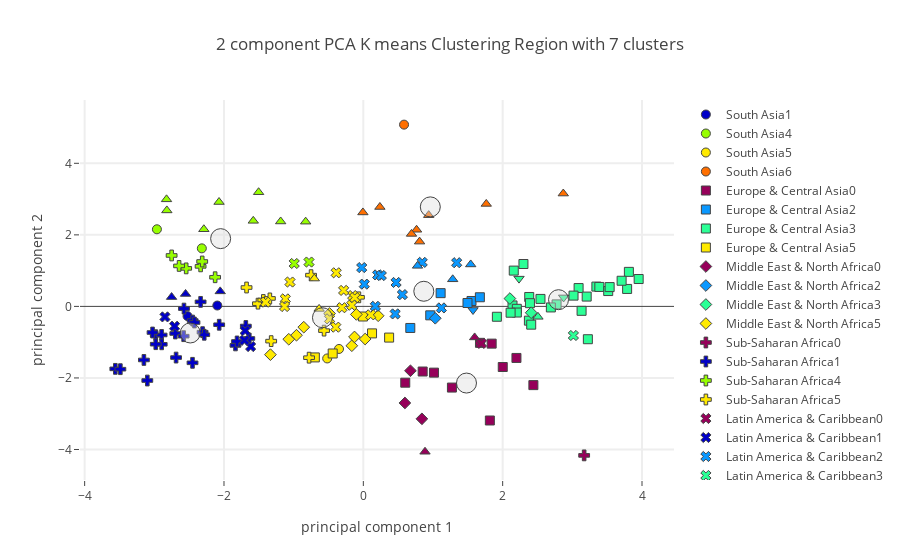

Write notebook code for a chart like this one.
### Code cell
# Plot using plotly on Region level.

plot_plotly(protein_group_merged_df,"Region",region_centers,7,"Protein Foods",'')

### Figure 1 — Plotly figure (JSON) as saved in the notebook; plotly's stock layout.template omitted (floating-point values rounded to 4 significant figures)
{"data": [{"marker": {"color": "rgb(150,0,90)", "line": {"width": 1}, "size": 9, "symbol": 0}, "mode": "markers", "name": "South Asia0", "text": [], "type": "scatter", "uid": "96bc038e-c33d-4f2e-ac4e-05754c23558b", "x": [], "y": []}, {"marker": {"color": "rgb(0,0,200)", "line": {"width": 1}, "size": 9, "symbol": 0}, "mode": "markers", "name": "South Asia1", "text": ["India", "Nepal"], "type": "scatter", "uid": "7eea4892-9c71-4db5-bd52-85819f3d4afe", "x": [-2.096, -2.523], "y": [0.02439, -0.2714]}, {"marker": {"color": "rgb(10,152,255)", "line": {"width": 1}, "size": 9, "symbol": 0}, "mode": "markers", "name": "South Asia2", "text": [], "type": "scatter", "uid": "6d50ef4d-643c-41f8-9957-8e188c13df36", "x": [], "y": []}, {"marker": {"color": "rgb(44,255,150)", "line": {"width": 1}, "size": 9, "symbol": 0}, "mode": "markers", "name": "South Asia3", "text": [], "type": "scatter", "uid": "16f16cdf-364d-4131-a9ea-721e8899b3b2", "x": [], "y": []}, {"marker": {"color": "rgb(151,255,0)", "line": {"width": 1}, "size": 9, "symbol": 0}, "mode": "markers", "name": "South Asia4", "text": ["Bangladesh", "Sri Lanka"], "type": "scatter", "uid": "9f9fcf44-bc95-486b-981c-78157ecaa7c9", "x": [-2.963, -2.318], "y": [2.156, 1.623]}, {"marker": {"color": "rgb(255,234,0)", "line": {"width": 1}, "size": 9, "symbol": 0}, "mode": "markers", "name": "South Asia5", "text": ["Afghanistan", "Pakistan"], "type": "scatter", "uid": "8ca767de-0196-4f43-9dd8-7e5216343e8d", "x": [-0.5187, -0.3491], "y": [-1.455, -1.19]}, {"marker": {"color": "rgb(255,111,0)", "line": {"width": 1}, "size": 9, "symbol": 0}, "mode": "markers", "name": "South Asia6", "text": ["Maldives"], "type": "scatter", "uid": "764bb75b-47d4-4641-bc2f-c56b693cf75d", "x": [0.5844], "y": [5.082]}, {"marker": {"color": "rgb(150,0,90)", "line": {"width": 1}, "size": 9, "symbol": 1}, "mode": "markers", "name": "Europe & Central Asia0", "text": ["Albania", "Armenia", "Azerbaijan", "Greece", "Kazakhstan", "Kyrgyzstan", "Romania", "Turkey", "Turkmenistan", "Uzbekistan"], "type": "scatter", "uid": "921669b8-ec9f-4342-9602-d6324cbeec97", "x": [2.441, 1.674, 1.272, 2.198, 2.001, 0.6016, 1.842, 0.8515, 1.816, 1.014], "y": [-2.2, -1.018, -2.269, -1.441, -1.694, -2.133, -1.041, -1.821, -3.189, -1.852]}, {"marker": {"color": "rgb(0,0,200)", "line": {"width": 1}, "size": 9, "symbol": 1}, "mode": "markers", "name": "Europe & Central Asia1", "text": [], "type": "scatter", "uid": "5b9c2c75-8cd2-4947-b4c0-13da8bf47d1a", "x": [], "y": []}, {"marker": {"color": "rgb(10,152,255)", "line": {"width": 1}, "size": 9, "symbol": 1}, "mode": "markers", "name": "Europe & Central Asia2", "text": ["Bulgaria", "Croatia", "Cyprus", "Hungary", "Serbia", "Slovakia"], "type": "scatter", "uid": "cd3d316b-08b2-4994-bc29-830e283d5815", "x": [0.9604, 1.553, 1.11, 1.673, 0.6741, 1.495], "y": [-0.2496, 0.1516, 0.3705, 0.2556, -0.6027, 0.09486]}, {"marker": {"color": "rgb(44,255,150)", "line": {"width": 1}, "size": 9, "symbol": 1}, "mode": "markers", "name": "Europe & Central Asia3", "text": ["Austria", "Belarus", "Belgium", "Czechia", "Denmark", "Estonia", "Finland", "France", "Germany", "Iceland", "Ireland", "Italy", "Latvia", "Lithuania", "Luxembourg", "Montenegro", "Netherlands", "Norway", "Poland", "Portugal", "Russian Federation", "Slovenia", "Spain", "Sweden", "Switzerland", "Ukraine", "United Kingdom"], "type": "scatter", "uid": "847b34bf-122c-4ade-927b-233a05e34a60", "x": [3.345, 3.952, 2.141, 2.381, 3.387, 3.223, 3.786, 2.774, 3.09, 3.017, 2.377, 2.392, 3.133, 3.812, 3.206, 2.41, 3.515, 2.543, 3.707, 2.159, 2.692, 1.917, 2.298, 3.536, 2.203, 2.203, 2.114], "y": [0.554, 0.7652, 0.027, 0.2632, 0.5441, -0.9178, 0.4882, 0.05658, 0.5125, 0.3014, -0.3982, 0.09001, -0.1242, 0.9653, 0.2745, -0.5105, 0.4291, 0.2094, 0.7168, 1.001, -0.02923, -0.2896, 1.185, 0.5399, -0.0672, -0.1715, -0.1765]}, {"marker": {"color": "rgb(151,255,0)", "line": {"width": 1}, "size": 9, "symbol": 1}, "mode": "markers", "name": "Europe & Central Asia4", "text": [], "type": "scatter", "uid": "8162b081-c9d2-400c-8d4d-63f5e2ac9937", "x": [], "y": []}, {"marker": {"color": "rgb(255,234,0)", "line": {"width": 1}, "size": 9, "symbol": 1}, "mode": "markers", "name": "Europe & Central Asia5", "text": ["Bosnia and Herzegovina", "Georgia", "Republic of Moldova", "Tajikistan", "North Macedonia"], "type": "scatter", "uid": "a384befb-0841-4835-a257-b9a812a5716d", "x": [-0.4398, 0.3701, -0.005578, -0.6961, 0.1249], "y": [-1.316, -0.8717, -0.2823, -1.426, -0.7541]}, {"marker": {"color": "rgb(255,111,0)", "line": {"width": 1}, "size": 9, "symbol": 1}, "mode": "markers", "name": "Europe & Central Asia6", "text": [], "type": "scatter", "uid": "f495ee3c-19b5-4e78-b01d-c749ff26e9e2", "x": [], "y": []}, {"marker": {"color": "rgb(150,0,90)", "line": {"width": 1}, "size": 9, "symbol": 2}, "mode": "markers", "name": "Middle East & North Africa0", "text": ["Algeria", "Morocco", "Tunisia"], "type": "scatter", "uid": "01187862-51e8-4968-aba5-713f35bb1952", "x": [0.5966, 0.8407, 0.6763], "y": [-2.699, -3.143, -1.799]}, {"marker": {"color": "rgb(0,0,200)", "line": {"width": 1}, "size": 9, "symbol": 2}, "mode": "markers", "name": "Middle East & North Africa1", "text": [], "type": "scatter", "uid": "80674872-c815-4fa0-a229-e152509ab4f6", "x": [], "y": []}, {"marker": {"color": "rgb(10,152,255)", "line": {"width": 1}, "size": 9, "symbol": 2}, "mode": "markers", "name": "Middle East & North Africa2", "text": ["Kuwait"], "type": "scatter", "uid": "fe03a9a1-bdf5-41b1-a4e7-f1e55f23c71a", "x": [1.033], "y": [-0.3314]}, {"marker": {"color": "rgb(44,255,150)", "line": {"width": 1}, "size": 9, "symbol": 2}, "mode": "markers", "name": "Middle East & North Africa3", "text": ["Israel", "Malta"], "type": "scatter", "uid": "8b4862ac-78ed-4b45-af7b-ee2d1a9e60a9", "x": [2.409, 2.104], "y": [-0.1767, 0.2191]}, {"marker": {"color": "rgb(151,255,0)", "line": {"width": 1}, "size": 9, "symbol": 2}, "mode": "markers", "name": "Middle East & North Africa4", "text": [], "type": "scatter", "uid": "60d9c0b0-5be2-4c54-8084-14ec7faf7328", "x": [], "y": []}, {"marker": {"color": "rgb(255,234,0)", "line": {"width": 1}, "size": 9, "symbol": 2}, "mode": "markers", "name": "Middle East & North Africa5", "text": ["Djibouti", "Egypt", "Iran (Islamic Republic of)", "Iraq", "Jordan", "Lebanon", "Oman", "Saudi Arabia", "United Arab Emirates", "Yemen"], "type": "scatter", "uid": "d4f2850e-f4af-46ac-8255-d57b7e742338", "x": [-1.333, -0.9592, -0.1651, -0.4844, 0.0263, -0.1268, 0.2132, -0.1002, -0.8549, -1.07], "y": [-1.349, -0.8056, -1.099, -0.1994, -0.9124, -0.8537, -0.2613, -0.2242, -0.5811, -0.9182]}, {"marker": {"color": "rgb(255,111,0)", "line": {"width": 1}, "size": 9, "symbol": 2}, "mode": "markers", "name": "Middle East & North Africa6", "text": [], "type": "scatter", "uid": "dcba884e-c1fa-4765-80dc-24a695420b99", "x": [], "y": []}, {"marker": {"color": "rgb(150,0,90)", "line": {"width": 1}, "size": 9, "symbol": 3}, "mode": "markers", "name": "Sub-Saharan Africa0", "text": ["Sudan"], "type": "scatter", "uid": "35274244-e67e-46c9-99b9-77b3ff83b1ca", "x": [3.17], "y": [-4.165]}, {"marker": {"color": "rgb(0,0,200)", "line": {"width": 1}, "size": 9, "symbol": 3}, "mode": "markers", "name": "Sub-Saharan Africa1", "text": ["Angola", "Benin", "Burkina Faso", "Cameroon", "Central African Republic", "Chad", "CÃƒÂ´te d'Ivoire", "Ethiopia", "Ghana", "Kenya", "Lesotho", "Malawi", "Mali", "Mozambique", "Namibia", "Niger", "Nigeria", "Rwanda", "Eswatini", "Togo", "Uganda", "United Republic of Tanzania", "Zambia", "Zimbabwe"], "type": "scatter", "uid": "00097142-4fe5-4bf1-896d-5d105a5719d1", "x": [-1.687, -2.574, -2.699, -2.979, -1.835, -2.069, -2.336, -2.688, -2.45, -2.452, -3.101, -3.56, -2.307, -2.895, -1.637, -3.15, -2.424, -3.487, -1.813, -3.025, -2.894, -2.979, -2.579, -2.284], "y": [-0.5484, -0.06102, -0.7571, -0.8051, -1.09, -0.5123, 0.1268, -1.43, -0.3964, -1.577, -2.072, -1.746, -0.72, -0.7983, -0.8966, -1.497, -0.4495, -1.755, -0.9804, -0.7302, -1.059, -1.056, -0.8321, -0.7922]}, {"marker": {"color": "rgb(10,152,255)", "line": {"width": 1}, "size": 9, "symbol": 3}, "mode": "markers", "name": "Sub-Saharan Africa2", "text": [], "type": "scatter", "uid": "5e9adb57-4ee8-4d8d-a701-0dcf9828ade8", "x": [], "y": []}, {"marker": {"color": "rgb(44,255,150)", "line": {"width": 1}, "size": 9, "symbol": 3}, "mode": "markers", "name": "Sub-Saharan Africa3", "text": [], "type": "scatter", "uid": "158122e1-dbc2-4211-872e-1a0bf750b7b0", "x": [], "y": []}, {"marker": {"color": "rgb(151,255,0)", "line": {"width": 1}, "size": 9, "symbol": 3}, "mode": "markers", "name": "Sub-Saharan Africa4", "text": ["Guinea", "Guinea-Bissau", "Liberia", "Madagascar", "Senegal", "Sierra Leone"], "type": "scatter", "uid": "986da7ff-f9c0-4403-8be1-ebfbbb300931", "x": [-2.543, -2.336, -2.313, -2.645, -2.127, -2.752], "y": [1.063, 1.119, 1.255, 1.132, 0.8148, 1.424]}, {"marker": {"color": "rgb(255,234,0)", "line": {"width": 1}, "size": 9, "symbol": 3}, "mode": "markers", "name": "Sub-Saharan Africa5", "text": ["Botswana", "Cabo Verde", "Congo (note no data in Food suppley tables for DRC)", "Gabon", "Gambia", "Mauritania", "Mauritius", "Sao Tome and Principe", "South Africa"], "type": "scatter", "uid": "2e89c899-8597-4a8d-83d1-5ed3329ad19e", "x": [-1.323, -1.512, -1.436, -0.7501, -1.676, -0.779, -0.06329, -1.341, -0.5635], "y": [-0.9707, 0.0766, 0.1791, 0.8739, 0.5279, -1.433, 0.2543, 0.2232, -0.6771]}, {"marker": {"color": "rgb(255,111,0)", "line": {"width": 1}, "size": 9, "symbol": 3}, "mode": "markers", "name": "Sub-Saharan Africa6", "text": [], "type": "scatter", "uid": "5f2cb693-2c2c-4b43-9440-6b86f3d31225", "x": [], "y": []}, {"marker": {"color": "rgb(150,0,90)", "line": {"width": 1}, "size": 9, "symbol": 4}, "mode": "markers", "name": "Latin America & Caribbean0", "text": ["Uruguay"], "type": "scatter", "uid": "3a869b01-658a-44b5-9a51-17ad253c7548", "x": [1.695], "y": [-1.035]}, {"marker": {"color": "rgb(0,0,200)", "line": {"width": 1}, "size": 9, "symbol": 4}, "mode": "markers", "name": "Latin America & Caribbean1", "text": ["El Salvador", "Guatemala", "Haiti", "Honduras", "Nicaragua"], "type": "scatter", "uid": "899ee955-832c-4098-a30a-0bd1e1ef4e6e", "x": [-1.617, -1.706, -2.847, -1.696, -2.709], "y": [-1.122, -0.949, -0.2932, -0.6803, -0.5538]}, {"marker": {"color": "rgb(10,152,255)", "line": {"width": 1}, "size": 9, "symbol": 4}, "mode": "markers", "name": "Latin America & Caribbean2", "text": ["Antigua and Barbuda", "Bahamas", "Barbados", "Brazil", "Chile", "Dominica", "Ecuador", "Grenada", "Saint Kitts and Nevis", "Saint Lucia", "Saint Vincent and the Grenadines"], "type": "scatter", "uid": "0ac0b275-f2dd-43f0-8556-9aad4a41f0b8", "x": [0.8453, 1.34, 0.5605, 0.4567, 1.12, 0.1727, 0.01381, 0.2056, -0.02307, 0.4704, 0.258], "y": [1.231, 1.221, 0.3292, -0.2102, -0.04205, 0.002044, 0.6222, 0.8799, 1.085, 0.6694, 0.8627]}, {"marker": {"color": "rgb(44,255,150)", "line": {"width": 1}, "size": 9, "symbol": 4}, "mode": "markers", "name": "Latin America & Caribbean3", "text": ["Argentina"], "type": "scatter", "uid": "bcc445ff-5120-4961-a636-15da0257cb56", "x": [3.015], "y": [-0.8129]}, {"marker": {"color": "rgb(151,255,0)", "line": {"width": 1}, "size": 9, "symbol": 4}, "mode": "markers", "name": "Latin America & Caribbean4", "text": ["Guyana", "Suriname"], "type": "scatter", "uid": "3840a059-e06d-4d78-9598-d12720745e7f", "x": [-0.992, -0.7798], "y": [1.2, 1.24]}, {"marker": {"color": "rgb(255,234,0)", "line": {"width": 1}, "size": 9, "symbol": 4}, "mode": "markers", "name": "Latin America & Caribbean5", "text": ["Belize", "Bolivia (Plurinational State of)", "Colombia", "Costa Rica", "Cuba", "Dominican Republic", "Jamaica", "Mexico", "Panama", "Paraguay", "Peru", "Trinidad and Tobago", "Venezuela (Bolivarian Republic of)"], "type": "scatter", "uid": "7b51b363-ee66-4597-aa7e-b50479bdeb09", "x": [-1.12, -0.4843, -0.3074, -0.1526, -1.402, -1.052, -0.2827, -0.3953, -0.3891, 0.1062, -1.13, -0.1237, -0.165], "y": [0.2099, -0.3477, -0.03675, 0.3033, 0.118, 0.6811, 0.4469, -0.5807, 0.9398, -0.2359, -0.003202, 0.245, 0.03305]}, {"marker": {"color": "rgb(255,111,0)", "line": {"width": 1}, "size": 9, "symbol": 4}, "mode": "markers", "name": "Latin America & Caribbean6", "text": [], "type": "scatter", "uid": "ade86a84-e1db-4d89-9dfb-669445c2c42a", "x": [], "y": []}, {"marker": {"color": "rgb(150,0,90)", "line": {"width": 1}, "size": 9, "symbol": 5}, "mode": "markers", "name": "East Asia & Pacific0", "text": ["Mongolia", "New Zealand"], "type": "scatter", "uid": "b9ea62f3-c5c3-474c-b0a2-03b0fb1031a4", "x": [0.8852, 1.598], "y": [-4.063, -0.8674]}, {"marker": {"color": "rgb(0,0,200)", "line": {"width": 1}, "size": 9, "symbol": 5}, "mode": "markers", "name": "East Asia & Pacific1", "text": ["Democratic People's Republic of Korea", "Solomon Islands", "Timor-Leste"], "type": "scatter", "uid": "1a5bf2c3-2ee6-410d-aeb2-816579c2c74a", "x": [-2.551, -2.054, -2.752], "y": [0.3475, 0.4198, 0.2607]}, {"marker": {"color": "rgb(10,152,255)", "line": {"width": 1}, "size": 9, "symbol": 5}, "mode": "markers", "name": "East Asia & Pacific2", "text": ["French Polynesia", "New Caledonia", "Samoa"], "type": "scatter", "uid": "ae6bcbd2-6684-49e4-948e-f17b1a4f59e5", "x": [1.541, 1.283, 0.778], "y": [1.173, 0.7575, 1.134]}, {"marker": {"color": "rgb(44,255,150)", "line": {"width": 1}, "size": 9, "symbol": 5}, "mode": "markers", "name": "East Asia & Pacific3", "text": ["Australia"], "type": "scatter", "uid": "4d2f3e91-9f2b-43a6-bdc3-1e11292030d9", "x": [2.506], "y": [-0.2917]}, {"marker": {"color": "rgb(151,255,0)", "line": {"width": 1}, "size": 9, "symbol": 5}, "mode": "markers", "name": "East Asia & Pacific4", "text": ["Cambodia", "Indonesia", "Kiribati", "Lao People's Democratic Republic", "Myanmar", "Philippines", "Thailand", "Viet Nam"], "type": "scatter", "uid": "cd3e30a0-ec19-42a0-a807-03ce6880f3fb", "x": [-2.825, -2.289, -0.8278, -2.82, -2.071, -1.58, -1.186, -1.503], "y": [2.993, 2.157, 2.369, 2.683, 2.918, 2.392, 2.374, 3.192]}, {"marker": {"color": "rgb(255,234,0)", "line": {"width": 1}, "size": 9, "symbol": 5}, "mode": "markers", "name": "East Asia & Pacific5", "text": ["Fiji", "Vanuatu"], "type": "scatter", "uid": "edf933c8-7a85-452d-9e11-9285b06f0562", "x": [-0.6347, -0.7034], "y": [-0.07026, 0.7783]}, {"marker": {"color": "rgb(255,111,0)", "line": {"width": 1}, "size": 9, "symbol": 5}, "mode": "markers", "name": "East Asia & Pacific6", "text": ["Brunei Darussalam", "China, Hong Kong SAR", "China, Macao SAR", "China, mainland", "China, Taiwan Province of", "Japan", "Malaysia", "Republic of Korea"], "type": "scatter", "uid": "dff84ad4-d0b4-46ce-bb68-ebb7ffc11b08", "x": [0.7641, 2.87, 1.765, 0.8072, 0.6916, 0.9381, -0.006129, 0.2378], "y": [2.142, 3.155, 2.865, 1.811, 2.027, 2.551, 2.627, 2.779]}, {"marker": {"color": "rgb(150,0,90)", "line": {"width": 1}, "size": 9, "symbol": 6}, "mode": "markers", "name": "North America0", "text": [], "type": "scatter", "uid": "d4e7ac16-af83-411c-a60e-79ff2a0582e4", "x": [], "y": []}, {"marker": {"color": "rgb(0,0,200)", "line": {"width": 1}, "size": 9, "symbol": 6}, "mode": "markers", "name": "North America1", "text": [], "type": "scatter", "uid": "00168675-7099-430a-afaa-3878533ae085", "x": [], "y": []}, {"marker": {"color": "rgb(10,152,255)", "line": {"width": 1}, "size": 9, "symbol": 6}, "mode": "markers", "name": "North America2", "text": ["Canada"], "type": "scatter", "uid": "1c661658-195c-4b75-b524-b10aa3a9c331", "x": [1.574], "y": [-0.1001]}, {"marker": {"color": "rgb(44,255,150)", "line": {"width": 1}, "size": 9, "symbol": 6}, "mode": "markers", "name": "North America3", "text": ["Bermuda", "United States of America"], "type": "scatter", "uid": "fb241d99-bbad-49f3-9e51-8adcfbf52486", "x": [2.234, 2.875], "y": [0.7769, 0.2513]}, {"marker": {"color": "rgb(151,255,0)", "line": {"width": 1}, "size": 9, "symbol": 6}, "mode": "markers", "name": "North America4", "text": [], "type": "scatter", "uid": "cc5c32f1-701b-45b7-af77-a99fbe2daf64", "x": [], "y": []}, {"marker": {"color": "rgb(255,234,0)", "line": {"width": 1}, "size": 9, "symbol": 6}, "mode": "markers", "name": "North America5", "text": [], "type": "scatter", "uid": "e5d46261-5fa5-43a9-8173-541bbc9917d8", "x": [], "y": []}, {"marker": {"color": "rgb(255,111,0)", "line": {"width": 1}, "size": 9, "symbol": 6}, "mode": "markers", "name": "North America6", "text": [], "type": "scatter", "uid": "8abeec33-0100-4398-b551-408f15ad84aa", "x": [], "y": []}, {"marker": {"color": "rgba(220, 220, 220, .4)", "line": {"width": 1}, "size": 20}, "mode": "markers", "name": "Center", "type": "scatter", "uid": "5f4ab62f-cd96-4fc4-a46e-189bbb7df8b3", "x": [1.481, -2.484, 0.8679, 2.802, -2.048, -0.5866, 0.9613], "y": [-2.143, -0.7428, 0.4229, 0.188, 1.895, -0.3162, 2.782]}], "layout": {"hovermode": "closest", "showlegend": true, "title": {"text": "2 component PCA K means Clustering Region with 7 clusters"}, "xaxis": {"gridwidth": 2, "ticklen": 5, "title": {"text": "principal component 1"}, "zeroline": false}, "yaxis": {"gridwidth": 2, "ticklen": 5, "title": {"text": "principal component 2"}}}}
